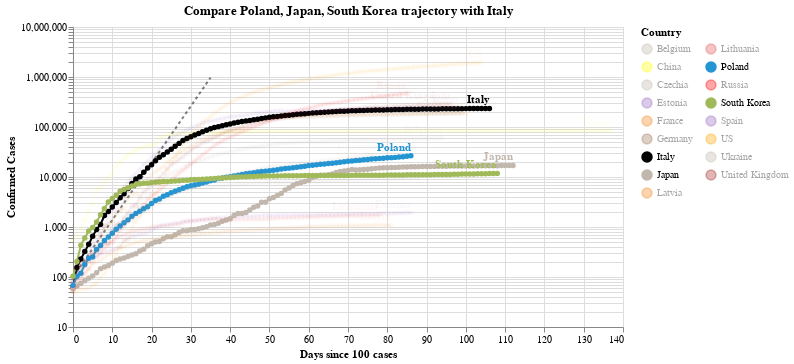

Write notebook code for a chart like this one.
### Code cell
#hide_input
chart3 = make_since_chart(dff2, ['Poland', 'Japan', 'South Korea'], baseline_countries)
chart3

### Figure 1 — Vega-Lite specification as saved in the notebook (floating-point values rounded to 4 significant figures; data arrays with more than 128 entries replaced by an {"elided": "..."} marker saying what was removed)
{"config": {"view": {"continuousWidth": 400, "continuousHeight": 300}}, "layer": [{"data": {"name": "data-628230001892d6798b50651be41d1b3e"}, "mark": {"type": "line", "color": "black", "opacity": 0.5, "strokeDash": [3, 3]}, "encoding": {"x": {"type": "quantitative", "field": "Days since 100 cases"}, "y": {"type": "quantitative", "field": "Confirmed Cases"}}}, {"data": {"name": "data-960c7b7d2c62b26fa156b344af1376f8"}, "mark": {"type": "line", "point": true}, "encoding": {"color": {"type": "nominal", "field": "Country", "legend": {"columns": 2}, "scale": {"domain": ["Belgium", "China", "Czechia", "Estonia", "France", "Germany", "Italy", "Japan", "Latvia", "Lithuania", "Poland", "Russia", "South Korea", "Spain", "US", "Ukraine", "United Kingdom"], "range": ["#C1B7AD", "yellow", "#C1B7AD", "#9467bd", "#F58518", "#9D755D", "black", "#C1B7AD", "#F58518", "#E45756", "#2495D3", "red", "#A1BA59", "#9467bd", "orange", "#C1B7AD", "brown"]}}, "opacity": {"condition": {"value": 1, "selection": "selector001"}, "value": 0.05}, "tooltip": [{"type": "nominal", "field": "Country"}, {"type": "temporal", "field": "Date"}, {"type": "quantitative", "field": "Confirmed Cases"}, {"type": "quantitative", "field": "Days since 100 cases"}], "x": {"type": "quantitative", "field": "Days since 100 cases"}, "y": {"type": "quantitative", "field": "Confirmed Cases", "scale": {"type": "log"}}}, "selection": {"selector001": {"type": "multi", "fields": ["Country"], "bind": "legend", "init": [{"Country": "Poland"}, {"Country": "Japan"}, {"Country": "South Korea"}, {"Country": "Italy"}]}}, "width": 550}, {"data": {"name": "data-960c7b7d2c62b26fa156b344af1376f8"}, "mark": {"type": "text", "align": "right", "dy": -8, "fontWeight": "bold"}, "encoding": {"color": {"type": "nominal", "field": "Country", "legend": {"columns": 2}, "scale": {"domain": ["Belgium", "China", "Czechia", "Estonia", "France", "Germany", "Italy", "Japan", "Latvia", "Lithuania", "Poland", "Russia", "South Korea", "Spain", "US", "Ukraine", "United Kingdom"], "range": ["#C1B7AD", "yellow", "#C1B7AD", "#9467bd", "#F58518", "#9D755D", "black", "#C1B7AD", "#F58518", "#E45756", "#2495D3", "red", "#A1BA59", "#9467bd", "orange", "#C1B7AD", "brown"]}}, "opacity": {"condition": {"value": 1, "selection": "selector001"}, "value": 0.05}, "text": {"type": "nominal", "field": "Country"}, "tooltip": [{"type": "nominal", "field": "Country"}, {"type": "temporal", "field": "Date"}, {"type": "quantitative", "field": "Confirmed Cases"}, {"type": "quantitative", "field": "Days since 100 cases"}], "x": {"type": "quantitative", "field": "Days since 100 cases"}, "y": {"type": "quantitative", "field": "Confirmed Cases", "scale": {"type": "log"}}}, "transform": [{"filter": "(datum['Date'] >= 1591488000000)"}], "width": 550}], "title": "Compare Poland, Japan, South Korea trajectory with Italy", "$schema": "https://vega.github.io/schema/vega-lite/v4.0.2.json", "datasets": {"data-628230001892d6798b50651be41d1b3e": [{"Days since 100 cases": 0, "Confirmed Cases": 100.0}, {"Days since 100 cases": 1, "Confirmed Cases": 130.0}, {"Days since 100 cases": 2, "Confirmed Cases": 169.0}, {"Days since 100 cases": 3, "Confirmed Cases": 219.7}, {"Days since 100 cases": 4, "Confirmed Cases": 285.6}, {"Days since 100 cases": 5, "Confirmed Cases": 371.3}, {"Days since 100 cases": 6, "Confirmed Cases": 482.7}, {"Days since 100 cases": 7, "Confirmed Cases": 627.5}, {"Days since 100 cases": 8, "Confirmed Cases": 815.7}, {"Days since 100 cases": 9, "Confirmed Cases": 1060.0}, {"Days since 100 cases": 10, "Confirmed Cases": 1379.0}, {"Days since 100 cases": 11, "Confirmed Cases": 1792.0}, {"Days since 100 cases": 12, "Confirmed Cases": 2330.0}, {"Days since 100 cases": 13, "Confirmed Cases": 3029.0}, {"Days since 100 cases": 14, "Confirmed Cases": 3937.0}, {"Days since 100 cases": 15, "Confirmed Cases": 5119.0}, {"Days since 100 cases": 16, "Confirmed Cases": 6654.0}, {"Days since 100 cases": 17, "Confirmed Cases": 8650.0}, {"Days since 100 cases": 18, "Confirmed Cases": 11250.0}, {"Days since 100 cases": 19, "Confirmed Cases": 14620.0}, {"Days since 100 cases": 20, "Confirmed Cases": 19000.0}, {"Days since 100 cases": 21, "Confirmed Cases": 24710.0}, {"Days since 100 cases": 22, "Confirmed Cases": 32120.0}, {"Days since 100 cases": 23, "Confirmed Cases": 41750.0}, {"Days since 100 cases": 24, "Confirmed Cases": 54280.0}, {"Days since 100 cases": 25, "Confirmed Cases": 70560.0}, {"Days since 100 cases": 26, "Confirmed Cases": 91730.0}, {"Days since 100 cases": 27, "Confirmed Cases": 119300.0}, {"Days since 100 cases": 28, "Confirmed Cases": 155000.0}, {"Days since 100 cases": 29, "Confirmed Cases": 201500.0}, {"Days since 100 cases": 30, "Confirmed Cases": 262000.0}, {"Days since 100 cases": 31, "Confirmed Cases": 340600.0}, {"Days since 100 cases": 32, "Confirmed Cases": 442800.0}, {"Days since 100 cases": 33, "Confirmed Cases": 575600.0}, {"Days since 100 cases": 34, "Confirmed Cases": 748300.0}, {"Days since 100 cases": 35, "Confirmed Cases": 972800.0}], "data-960c7b7d2c62b26fa156b344af1376f8": {"elided": "1652 records"}}}
